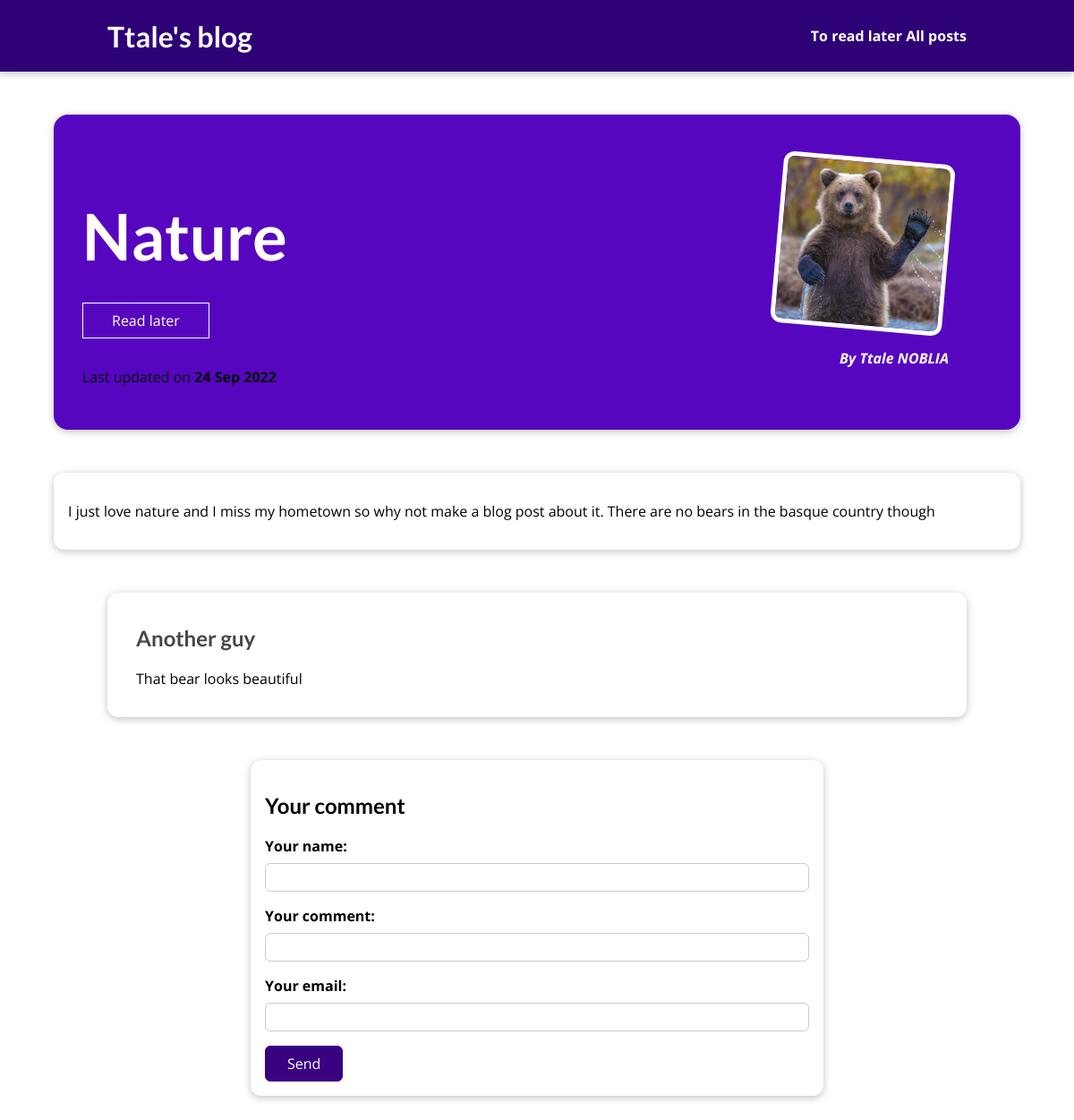
Page /posts/nature on the committed database.
### blog/models.py (models this page shows, shortened)
class PostModel(models.Model):
    author = models.ForeignKey(
        AuthorModel, on_delete=models.SET_NULL, null = True,related_name= "posts")
    title=  models.CharField(max_length = 50,default = '')
    excerpt = models.CharField(max_length = 200,default = '')
    image = models.ImageField(upload_to = "posts", null = True)
    date=  models.DateField(auto_now = True)
    slug = models.SlugField(unique = True, db_index = True)
    content = models.TextField(default = '')

class AuthorModel(models.Model):
    first_name = models.CharField(max_length = 50, default = '')
    last_name = models.CharField(max_length = 50, default = '')
    def __str__(self):
        return (self.first_name + ' ' + self.last_name)

class CommentModel(models.Model):
    author = models.CharField(max_length = 50)
    content = models.CharField(max_length = 300)
    author_mail = models.EmailField()
    post= models.ForeignKey(
        PostModel, on_delete=models.CASCADE, null = True,related_name= "comments")

### blog/views.py (the view, shortened to what this page needs)
# urls.py: path('posts/<slug:slug>',views.PostDetailView.as_view(), name = 'post-detail-page'),
class PostDetailView(View):
    def is_stored_post(self,request,post_id):
        stored_posts = request.session.get("stored_posts")
        if stored_posts is not None:
            is_saved_for_later = post_id in stored_posts
        else:
            is_saved_for_later = False
        return is_saved_for_later
    def get(self, request,slug):
        print('8')
        comment_form = CommentForm() #On a besoin de montrer le formulaire, sinon il n'apparaît pas
        identified_post = get_object_or_404(PostModel, slug=slug)
        comments =  CommentModel.objects.filter(post =  identified_post).order_by("-id")
        context = {
            'post' : identified_post,
            'comments' : comments,
            'comment_form': comment_form,
            'is_saved_for_later': self.is_stored_post(request,identified_post.id)}
        return render(request, "blog/post-detail.html",context)

### blog/forms.py
class CommentForm(forms.ModelForm):
    class Meta:
        model = CommentModel
        exclude = ['post']
        labels = {'author' : "Your name",
                  'content': "Your comment",
                  "author_mail" : "Your email"}

### blog/templates/blog/post-detail.html (shortened to what this page needs)
{% extends 'base.html' %}
{% load static %}
 {% block css_files %}
 <link rel="stylesheet" href="{% static 'blog/post-detail.css' %}">
 {% endblock css_files %}
 {% block content %}
 <section id = "summary">
     <h2>{{post.title}}</h2>
     <div id = 'read-later'>
         <form action="{% url 'read-later' %}" method = 'POST'>
            <button>
                {% if is_saved_for_later %}
                  Remove from read later list
                {% else %}
                  Read later
                {% endif %}
            </button>
         </form>
     </div>
     <article>
         <img src= "{{post.image.url}}" alt={{post.title}}>
         <address>By {{post.author}}</address>
     </article>
     <div>
         Last updated on <time> {{post.date|date:"d M Y"}} </time>
     </div>
 </section>
 <main>
    {{post.content|linebreaks}}
 </main>
<div>
    {% include "blog/includes/comments.html" %}
</div>
 {% endblock content %}

### blog/templates/blog/includes/comments.html (shortened to what this page needs)
<section id = "comments">
<ul>
    {% for comment in comments %}
    <li>
        <h2>{{comment.author}}</h2>
        <p>{{comment.content|linebreaks}}</p>
    </li>
    {% endfor %}
</ul>
</section>
<section id = 'comment-form'>
    <h2>Your comment</h2>
    <form action = "{% url 'post-detail-page' post.slug %}"method = 'POST' >
        {%for field in comment_form %}
            <div class = "form-control">
            {{field.label_tag}}
            {{field}}
            </div>
        {%endfor%}
        <button type = 'submit'>Send</button>
    </form>
</section>

### static/app.css (style rules this page uses)
* { box-sizing: border-box; }
html { font-family: 'Open Sans', 'Lato', sans-serif; }
body { margin: 0; }
h1, h2, h3 { font-family: 'Lato', sans-serif; font-weight: bold; }

### blog/static/blog/post-detail.css (style rules this page uses)
body { background-color: #ffffff; }
#summary { margin: 8rem auto 3rem auto; padding: 2rem; width: 90%; max-width: 90rem; border-radius: 16px; background-color: #5706c0; position: relative; box-shadow: 0 2px 8px rgba(0, 0, 0, 0.25); height: 22rem; }
#summary h2 { color: white; font-size: 4.5rem; margin-bottom: 0.25rem; }
#summary article { position: absolute; top: 2rem; right: 3rem; padding: 1rem 2rem; border-radius: 12px; text-align: right; color: white; }
#summary article img { width: 12rem; height: 12rem; border-radius: 12px; transform: rotateZ(5deg); border: 5px solid white; margin-bottom: 1rem; }
#summary address { font-weight: bold; }
#summary time { font-weight: bold; }
#read-later { margin: 2rem 0; }
#read-later button { background-color: transparent; border: 1px solid white; padding: 0.5rem 2rem; font: inherit; color: white; cursor: pointer; }
main { width: 90%; max-width: 90rem; margin: 3rem auto; background-color: rgb(255, 255, 255); padding: 1rem; border-radius: 12px; box-shadow: 0 2px 8px rgba(0, 0, 0, 0.25); }
#comment-form { margin: 3rem auto; width: 90%; max-width: 40rem; border-radius: 12px; background-color: white; box-shadow: 0 2px 8px rgba(0, 0, 0, 0.25); padding: 1rem; }
#comment-form button { font: inherit; background-color: #390281; color: white; border: 1px solid #390281; padding: 0.5rem 1.5rem; border-radius: 6px; cursor: pointer; }
.form-control { margin-bottom: 1rem; }
.form-control label { font-weight: bold; margin-bottom: 0.5rem; display: block; }
.form-control input, .form-control textarea { display: block; width: 100%; font: inherit; padding: 0.25rem; border-radius: 6px; border: 1px solid #ccc; }
#comments { margin: 3rem auto; width: 90%; max-width: 60rem; border-radius: 12px; background-color: white; box-shadow: 0 2px 8px rgba(0, 0, 0, 0.25); padding: 1rem 2rem; }
#comments ul { list-style: none; margin: 0; padding: 0; }
#comments li { margin-bottom: 1rem; border-bottom: 2px solid #ccc; }
#comments li:last-of-type { border-bottom: none; }
#comments h2 { color: #464646; }

### rows in the picture
PostModel: title "Nature", image (picture), author "Ttale NOBLIA", date "24 Sep 2022", content "I just love nature and I miss my hometown so why not make a blog post about it. There are no bears in the basque country though"
CommentModel: author "Another guy", content "That bear looks beautiful"

### other values in the picture
{{ field.label_tag }} "Your name:" "Your comment:" "Your email:"
